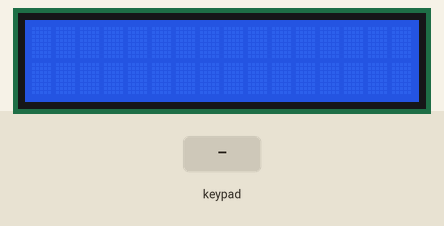
This sketch was run on a simulated Arduino Uno, built with avr-gcc and run on an emulated ATmega328P. On the bench: 16×2 character LCD. The inputs (shaded band) are chosen by the test bench.

Above: at 1.2 s.
1.3 s: keypad keys 2 3 4 5 6 * pressed 0.4 s apart
At 3.8 s:
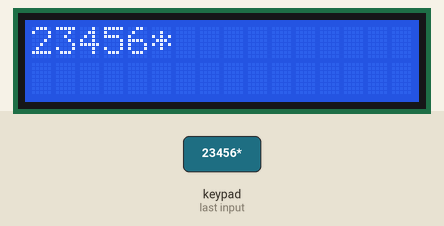
5.2 s: key 'C' pressed
At 6.4 s:
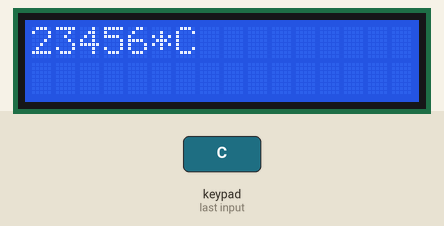
6.7 s: key '(' pressed
At 7.6 s:
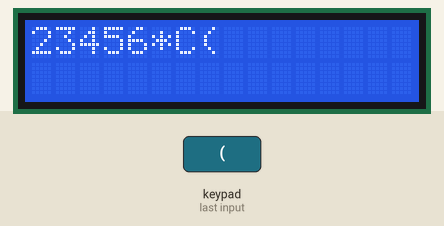
8.2 s: keypad keys 1 3 9 7 2 * pressed 0.4 s apart
At 11.4 s:
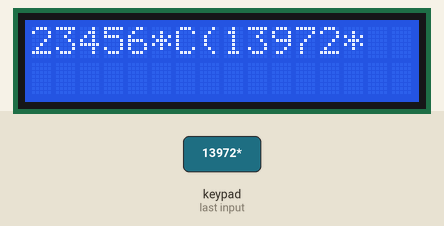
12.1 s: key ')' pressed
At 12.9 s:
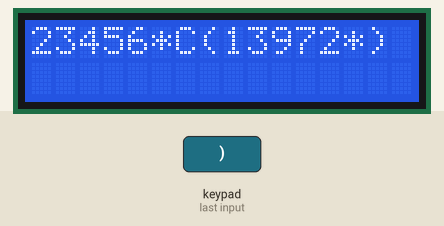
13.6 s: key '*' pressed
At 14.0 s:
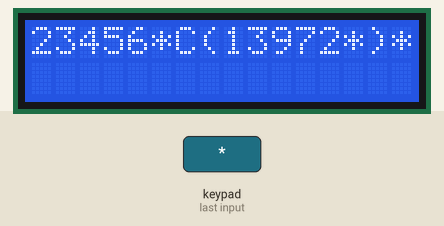
Timing chart, 0 to 16.1 s (numbered marks = the images above; inputs shaded):
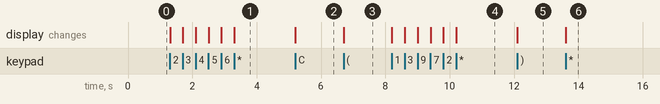

Measured:
- after the input at 1.3 s, the display: first changes at once (image 1 shows a later state)
- after the input at 5.2 s, the display: changes at once (image 2)
- after the input at 6.7 s, the display: changes at once (image 3)
- after the input at 8.2 s, the display: first changes at once (image 4 shows a later state)
- after the input at 12.1 s, the display: changes at once (image 5)
- after the input at 13.6 s, the display: changes at once (image 6)

The sketch:

Project_Calculator.ino
```cpp
#include "LCD_Display.hpp"
#include "Keyboard.hpp"
#include "Calculator.hpp"

LCD_Display display;
Keyboard keyboard;
Calculator calculator;

void setup() {
  display.Setup();
  keyboard.Setup();
}

void loop() {
  char key = keyboard.GetKey();

  if (key) {
    display.Print(String(key));
  }
}
```

Calculator.cpp
```cpp
#include "Calculator.hpp"

double Calculator::Add(double a, double b) {
  return a + b;
}

double Calculator::Substract(double a, double b) {
  return a - b;
}

double Calculator::Multiplicate(double a, double b) {
  return a * b;
}

double Calculator::Divide(double a, double b) {
  return a / b;
}
```

Calculator.hpp
```cpp
class Calculator {
private:

public:
  double Add(double a, double b);
  double Substract(double a, double b);
  double Multiplicate(double a, double b);
  double Divide(double a, double b);
};
```

Keyboard.cpp
```cpp
#include "Keyboard.hpp"

void Keyboard::Setup() {
  // Create new instance of keyboard
  keyboard = new Keypad(makeKeymap(KEYS), ROW_PINS, COL_PINS, ROWS, COLS);
}

char Keyboard::GetKey() {
  return keyboard->getKey();
}
```

Keyboard.hpp
```cpp
#include <Keypad.h>

class Keyboard {
private:
  Keypad *keyboard;

  static const byte ROWS = 5;
  static const byte COLS = 5;

  const byte ROW_PINS[ROWS] = {2, 3, 4, 5, 6};
  const byte COL_PINS[COLS] = {8, 9, 10, 11, 12};

  const char KEYS[ROWS][COLS] = {
    'C', '(', ')', '*', 'X',
    '7', '8', '9', '/', 'S',
    '4', '5', '6', '+', 'P',
    '1', '2', '3', '-', '^',
    '%', '0', '.', '=', 'D',
  };
  /*
    C - clear
    X - remove one character
    S - square root
    P - power
    D - down (^ is up)

    replace asap
  */
public:
  void Setup();
  char GetKey();
};
```

LCD_Display.cpp
```cpp
#include "LCD_Display.hpp"

void LCD_Display::Setup() {
  // Create new instance of lcd
  lcd = new LiquidCrystal_I2C(0x27, 16, 2);

  lcd->init();
  lcd->backlight();
  lcd->setCursor(0, 0);
}

void LCD_Display::Clear() {
  lcd->clear();
}

void LCD_Display::Print(String text) {
  lcd->print(text);
}
```

LCD_Display.hpp
```cpp
#include <LiquidCrystal_I2C.h>

class LCD_Display {
private:
  LiquidCrystal_I2C *lcd;
public:
  void Setup();
  void Clear();
  void Print(String text);
};
```
